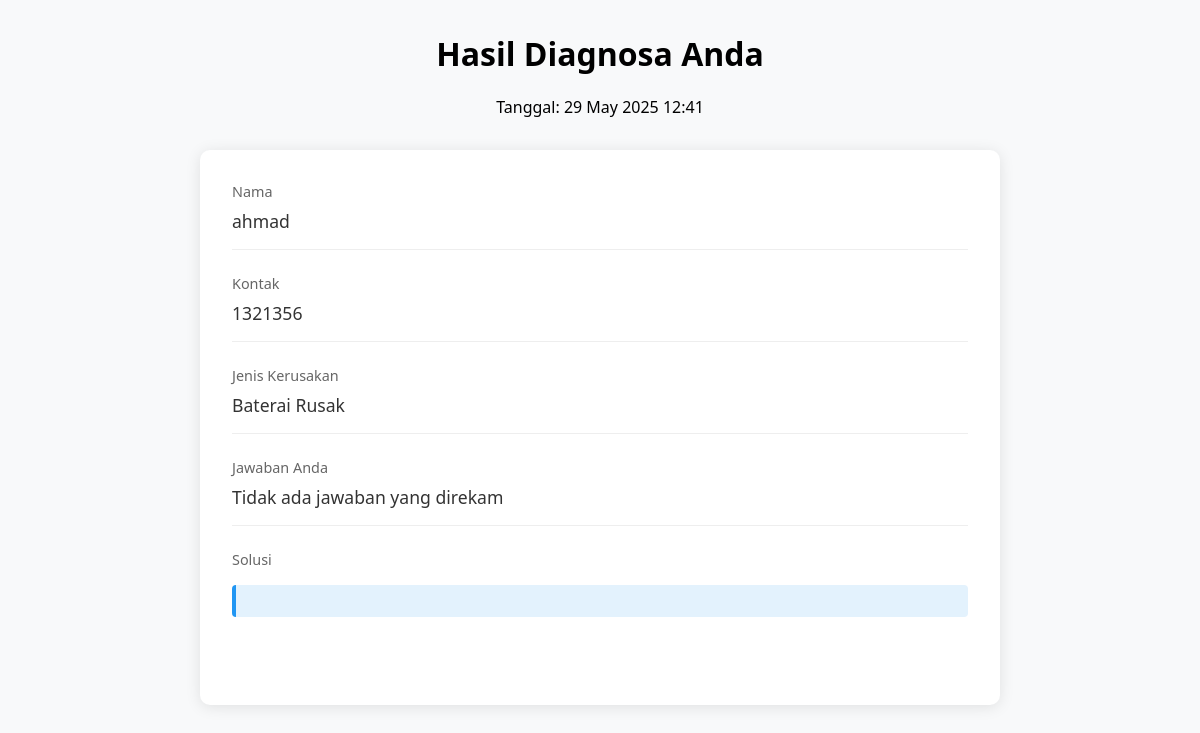
Screenshot of /view_hasil.php?id=5 with the database file from the repository.
### tables this page shows
CREATE TABLE `hasil_diagnosa` (
  `id` int(11) NOT NULL,
  `nama_user` varchar(100) NOT NULL,
  `kontak` varchar(20) NOT NULL,
  `id_kerusakan` varchar(11) NOT NULL,
  `jawaban` text NOT NULL,
  `solusi` text NOT NULL,
  `tanggal` datetime DEFAULT current_timestamp()
);

CREATE TABLE `kerusakan` (
  `id` varchar(11) NOT NULL,
  `nama_kerusakan` varchar(100) NOT NULL
);

### view_hasil.php (the view, shortened to what this page needs)
<?php
$db_host = 'localhost';
$db_user = 'root';
$db_pass = '';
$db_name = 'sepedalistrik';
try {
    $db = new PDO("mysql:host=$db_host;dbname=$db_name;charset=utf8", $db_user, $db_pass);
    $db->setAttribute(PDO::ATTR_ERRMODE, PDO::ERRMODE_EXCEPTION);
} catch(PDOException $e) {
    die("Koneksi database gagal: " . $e->getMessage());
}
$result = [];
if(isset($_GET['id'])) {
    try {
        $stmt = $db->prepare("
            SELECT h.*, k.nama_kerusakan
            FROM hasil_diagnosa h
            JOIN kerusakan k ON h.id_kerusakan = k.id
            WHERE h.id = :id
        ");
        $stmt->execute([':id' => $_GET['id']]);
        $result = $stmt->fetch(PDO::FETCH_ASSOC);
    } catch(PDOException $e) {
        die("Error mengambil data: " . $e->getMessage());
    }
}
$tanggal = date('d F Y H:i', strtotime($result['tanggal']));
?>
<!DOCTYPE html>
<html lang="id">
<head>
</head>
<body>
    <div class="header">
        <h1>Hasil Diagnosa Anda</h1>
        <p>Tanggal: <?= $tanggal ?></p>
    </div>
    <div class="result-container">
        <div class="result-item">
            <div class="result-label">Nama</div>
            <div class="result-value"><?= htmlspecialchars($result['nama_user']) ?></div>
        </div>
        <div class="result-item">
            <div class="result-label">Kontak</div>
            <div class="result-value"><?= htmlspecialchars($result['kontak']) ?></div>
        </div>
        <div class="result-item">
            <div class="result-label">Jenis Kerusakan</div>
            <div class="result-value"><?= htmlspecialchars($result['nama_kerusakan']) ?></div>
        </div>
        <div class="result-item">
            <div class="result-label">Jawaban Anda</div>
            <div class="result-value">
                <?php
                $answers = json_decode($result['jawaban'], true);
                if (!empty($answers) && is_array($answers)) {
                    $stmt = $db->prepare("SELECT id, teks_pertanyaan FROM pertanyaan
                                        WHERE id_kerusakan = :id_kerusakan");
                    $stmt->execute([':id_kerusakan' => $result['id_kerusakan']]);
                    $questions = $stmt->fetchAll(PDO::FETCH_KEY_PAIR);
                    foreach($answers as $q_id => $answer) {
                        $question_text = $questions[$q_id] ?? "Pertanyaan $q_id";
                        echo '<div class="answer-item">';
                        echo '<div><strong>' . htmlspecialchars($question_text) . '</strong></div>';
                        echo '<div>Jawaban: <strong>' . htmlspecialchars($answer) . '</strong></div>';
                        echo '</div>';
                    }
                } else {
                    echo '<div>Tidak ada jawaban yang direkam</div>';
                }
                ?>
            </div>
        </div>
        <div class="result-item">
            <div class="result-label">Solusi</div>
            <div class="solution-box">
            </div>
        </div>
    </div>
</body>
</html>

### view_hasil.php (style rules this page uses)
body { font-family: 'Segoe UI', Tahoma, Geneva, Verdana, sans-serif; max-width: 800px; margin: 2rem auto; padding: 0 20px; background-color: #f8f9fa; }
.header { text-align: center; margin-bottom: 2rem; }
.result-container { background: white; border-radius: 10px; box-shadow: 0 2px 15px rgba(0,0,0,0.1); padding: 2rem; }
.result-item { margin-bottom: 1.5rem; padding-bottom: 1rem; border-bottom: 1px solid #eee; }
.result-item:last-child { border-bottom: none; }
.result-label { color: #666; font-size: 0.9rem; margin-bottom: 0.5rem; }
.result-value { font-size: 1.1rem; color: #333; }
.solution-box { background: #e3f2fd; border-left: 4px solid #2196F3; padding: 1rem; margin: 1rem 0; border-radius: 4px; }

### rows the page displays
hasil_diagnosa: tanggal "29 May 2025 12:41", nama_user "ahmad", kontak "1321356", id_kerusakan.nama_kerusakan "Baterai Rusak"
